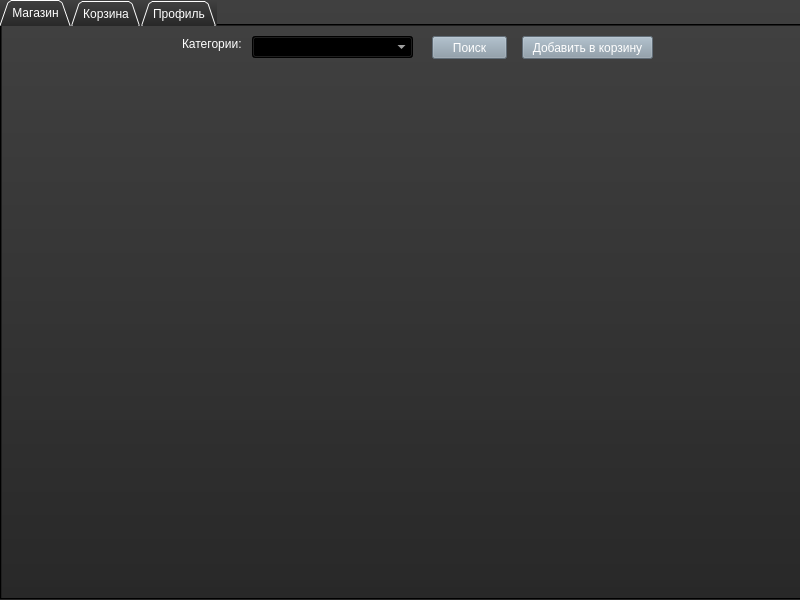
<?xml version="1.0" encoding="UTF-8"?>
<ui version="4.0">
 <class>MainWindow</class>
 <widget class="QMainWindow" name="MainWindow">
  <property name="geometry">
   <rect>
    <x>0</x>
    <y>0</y>
    <width>800</width>
    <height>600</height>
   </rect>
  </property>
  <property name="minimumSize">
   <size>
    <width>800</width>
    <height>600</height>
   </size>
  </property>
  <property name="maximumSize">
   <size>
    <width>800</width>
    <height>600</height>
   </size>
  </property>
  <property name="windowTitle">
   <string>MainWindow</string>
  </property>
  <property name="styleSheet">
   <string notr="true">background-color: qlineargradient(spread:pad, x1:0, y1:0, x2:0, y2:1, stop:0 rgba(64, 64, 64, 255), stop:1 rgba(40, 40, 40, 255));</string>
  </property>
  <widget class="QWidget" name="centralwidget">
   <property name="styleSheet">
    <string notr="true">color: rgb(255, 255, 255);
background-color: rgba(0, 0, 0, 0);</string>
   </property>
   <widget class="QTabWidget" name="tabWidget">
    <property name="enabled">
     <bool>true</bool>
    </property>
    <property name="geometry">
     <rect>
      <x>0</x>
      <y>0</y>
      <width>802</width>
      <height>600</height>
     </rect>
    </property>
    <property name="layoutDirection">
     <enum>Qt::LeftToRight</enum>
    </property>
    <property name="autoFillBackground">
     <bool>false</bool>
    </property>
    <property name="styleSheet">
     <string notr="true">background-color: qlineargradient(spread:pad, x1:0, y1:0, x2:0, y2:1, stop:0 rgba(64, 64, 64, 255), stop:1 rgba(40, 40, 40, 255));
color: rgb(255, 255, 255);
</string>
    </property>
    <property name="tabPosition">
     <enum>QTabWidget::North</enum>
    </property>
    <property name="tabShape">
     <enum>QTabWidget::Triangular</enum>
    </property>
    <property name="currentIndex">
     <number>0</number>
    </property>
    <property name="documentMode">
     <bool>false</bool>
    </property>
    <property name="tabsClosable">
     <bool>false</bool>
    </property>
    <property name="movable">
     <bool>false</bool>
    </property>
    <property name="tabBarAutoHide">
     <bool>false</bool>
    </property>
    <widget class="QWidget" name="tab_market">
     <attribute name="icon">
      <iconset>
       <normaloff>../icons/shop_icon_white.png</normaloff>../icons/shop_icon_white.png</iconset>
     </attribute>
     <attribute name="title">
      <string>Магазин</string>
     </attribute>
     <widget class="QPushButton" name="btn_search">
      <property name="geometry">
       <rect>
        <x>430</x>
        <y>10</y>
        <width>75</width>
        <height>23</height>
       </rect>
      </property>
      <property name="styleSheet">
       <string notr="true">background-color: rgb(136, 153, 166);
</string>
      </property>
      <property name="text">
       <string>Поиск</string>
      </property>
      <property name="icon">
       <iconset>
        <normaloff>../icons/search_icon.png</normaloff>../icons/search_icon.png</iconset>
      </property>
     </widget>
     <widget class="QComboBox" name="cmb_categories">
      <property name="enabled">
       <bool>true</bool>
      </property>
      <property name="geometry">
       <rect>
        <x>250</x>
        <y>10</y>
        <width>161</width>
        <height>22</height>
       </rect>
      </property>
      <property name="styleSheet">
       <string notr="true"/>
      </property>
     </widget>
     <widget class="QTableWidget" name="tableWidget_market">
      <property name="enabled">
       <bool>true</bool>
      </property>
      <property name="geometry">
       <rect>
        <x>-1</x>
        <y>40</y>
        <width>800</width>
        <height>541</height>
       </rect>
      </property>
      <property name="acceptDrops">
       <bool>false</bool>
      </property>
      <property name="styleSheet">
       <string notr="true">background-color: rgba(0, 0, 0, 0);</string>
      </property>
      <property name="editTriggers">
       <set>QAbstractItemView::NoEditTriggers</set>
      </property>
      <property name="rowCount">
       <number>0</number>
      </property>
     </widget>
     <widget class="QLabel" name="label">
      <property name="geometry">
       <rect>
        <x>180</x>
        <y>10</y>
        <width>61</width>
        <height>16</height>
       </rect>
      </property>
      <property name="styleSheet">
       <string notr="true">color: rgb(255, 255, 255);
background-color: rgba(0, 0, 0, 0);</string>
      </property>
      <property name="text">
       <string>Категории:</string>
      </property>
     </widget>
     <widget class="QPushButton" name="btn_add_to_basket">
      <property name="geometry">
       <rect>
        <x>520</x>
        <y>10</y>
        <width>131</width>
        <height>23</height>
       </rect>
      </property>
      <property name="styleSheet">
       <string notr="true">background-color: rgb(136, 153, 166);</string>
      </property>
      <property name="text">
       <string>Добавить в корзину</string>
      </property>
      <property name="icon">
       <iconset>
        <normaloff>../icons/basket_icon.png</normaloff>../icons/basket_icon.png</iconset>
      </property>
     </widget>
    </widget>
    <widget class="QWidget" name="tab_basket">
     <attribute name="icon">
      <iconset>
       <normaloff>../icons/basket_icon_white.png</normaloff>../icons/basket_icon_white.png</iconset>
     </attribute>
     <attribute name="title">
      <string>Корзина</string>
     </attribute>
     <widget class="QTableWidget" name="tableWidget_basket">
      <property name="geometry">
       <rect>
        <x>20</x>
        <y>70</y>
        <width>511</width>
        <height>351</height>
       </rect>
      </property>
      <property name="styleSheet">
       <string notr="true">background-color: rgba(0, 0, 0, 0);</string>
      </property>
      <property name="editTriggers">
       <set>QAbstractItemView::NoEditTriggers</set>
      </property>
     </widget>
     <widget class="QLabel" name="label_2">
      <property name="geometry">
       <rect>
        <x>30</x>
        <y>40</y>
        <width>51</width>
        <height>16</height>
       </rect>
      </property>
      <property name="styleSheet">
       <string notr="true">color: rgb(255, 255, 255);
background-color: rgba(0, 0, 0, 0);</string>
      </property>
      <property name="text">
       <string>Корзина:</string>
      </property>
     </widget>
     <widget class="QPushButton" name="btn_order">
      <property name="geometry">
       <rect>
        <x>550</x>
        <y>400</y>
        <width>75</width>
        <height>23</height>
       </rect>
      </property>
      <property name="styleSheet">
       <string notr="true">background-color: rgb(136, 153, 166);</string>
      </property>
      <property name="text">
       <string>Оформить</string>
      </property>
     </widget>
     <widget class="QPushButton" name="btn_delete">
      <property name="geometry">
       <rect>
        <x>550</x>
        <y>360</y>
        <width>75</width>
        <height>23</height>
       </rect>
      </property>
      <property name="styleSheet">
       <string notr="true">background-color: rgb(136, 153, 166);</string>
      </property>
      <property name="text">
       <string>Удалить</string>
      </property>
     </widget>
     <widget class="QPushButton" name="btn_reset">
      <property name="geometry">
       <rect>
        <x>550</x>
        <y>320</y>
        <width>75</width>
        <height>23</height>
       </rect>
      </property>
      <property name="styleSheet">
       <string notr="true">background-color: rgb(136, 153, 166);</string>
      </property>
      <property name="text">
       <string>Сбросить</string>
      </property>
     </widget>
     <widget class="QLabel" name="label_3">
      <property name="geometry">
       <rect>
        <x>20</x>
        <y>440</y>
        <width>47</width>
        <height>13</height>
       </rect>
      </property>
      <property name="styleSheet">
       <string notr="true">color: rgb(255, 255, 255);
background-color: rgba(0, 0, 0, 0);</string>
      </property>
      <property name="text">
       <string>Итого:</string>
      </property>
     </widget>
     <widget class="QLineEdit" name="lineEdit_total">
      <property name="geometry">
       <rect>
        <x>80</x>
        <y>440</y>
        <width>113</width>
        <height>20</height>
       </rect>
      </property>
      <property name="styleSheet">
       <string notr="true">background-color: rgba(0, 0, 0, 0);</string>
      </property>
      <property name="readOnly">
       <bool>true</bool>
      </property>
     </widget>
    </widget>
    <widget class="QWidget" name="tab_profile">
     <attribute name="icon">
      <iconset>
       <normaloff>../icons/account_icon_white.png</normaloff>../icons/account_icon_white.png</iconset>
     </attribute>
     <attribute name="title">
      <string>Профиль</string>
     </attribute>
     <widget class="QLabel" name="label_4">
      <property name="geometry">
       <rect>
        <x>30</x>
        <y>30</y>
        <width>47</width>
        <height>13</height>
       </rect>
      </property>
      <property name="styleSheet">
       <string notr="true">color: rgb(255, 255, 255);
background-color: rgba(0, 0, 0, 0);</string>
      </property>
      <property name="text">
       <string>Имя:</string>
      </property>
     </widget>
     <widget class="QLineEdit" name="lineEdit_name">
      <property name="geometry">
       <rect>
        <x>140</x>
        <y>30</y>
        <width>113</width>
        <height>20</height>
       </rect>
      </property>
      <property name="styleSheet">
       <string notr="true">background-color: rgba(0, 0, 0, 0);</string>
      </property>
      <property name="readOnly">
       <bool>true</bool>
      </property>
     </widget>
     <widget class="QLabel" name="label_5">
      <property name="geometry">
       <rect>
        <x>30</x>
        <y>70</y>
        <width>101</width>
        <height>16</height>
       </rect>
      </property>
      <property name="styleSheet">
       <string notr="true">color: rgb(255, 255, 255);
background-color: rgba(0, 0, 0, 0);</string>
      </property>
      <property name="text">
       <string>Банковская карта:</string>
      </property>
     </widget>
     <widget class="QLineEdit" name="lineEdit_card">
      <property name="geometry">
       <rect>
        <x>140</x>
        <y>70</y>
        <width>133</width>
        <height>20</height>
       </rect>
      </property>
      <property name="styleSheet">
       <string notr="true">background-color: rgba(0, 0, 0, 0);</string>
      </property>
      <property name="readOnly">
       <bool>true</bool>
      </property>
     </widget>
     <widget class="QPushButton" name="btn_link_card">
      <property name="geometry">
       <rect>
        <x>290</x>
        <y>70</y>
        <width>75</width>
        <height>23</height>
       </rect>
      </property>
      <property name="styleSheet">
       <string notr="true">background-color: rgb(136, 153, 166);</string>
      </property>
      <property name="text">
       <string>Привязать</string>
      </property>
     </widget>
     <widget class="QLabel" name="label_6">
      <property name="geometry">
       <rect>
        <x>30</x>
        <y>110</y>
        <width>91</width>
        <height>16</height>
       </rect>
      </property>
      <property name="styleSheet">
       <string notr="true">color: rgb(255, 255, 255);
background-color: rgba(0, 0, 0, 0);</string>
      </property>
      <property name="text">
       <string>Номер телефона:</string>
      </property>
     </widget>
     <widget class="QLineEdit" name="lineEdit_phone">
      <property name="geometry">
       <rect>
        <x>140</x>
        <y>110</y>
        <width>133</width>
        <height>20</height>
       </rect>
      </property>
      <property name="styleSheet">
       <string notr="true">background-color: rgba(0, 0, 0, 0);</string>
      </property>
      <property name="readOnly">
       <bool>true</bool>
      </property>
     </widget>
     <widget class="QPushButton" name="btn_link_phone">
      <property name="geometry">
       <rect>
        <x>290</x>
        <y>110</y>
        <width>75</width>
        <height>23</height>
       </rect>
      </property>
      <property name="styleSheet">
       <string notr="true">background-color: rgb(136, 153, 166);</string>
      </property>
      <property name="text">
       <string>Привязать</string>
      </property>
     </widget>
     <widget class="QLabel" name="lbl_card_error">
      <property name="geometry">
       <rect>
        <x>460</x>
        <y>72</y>
        <width>211</width>
        <height>16</height>
       </rect>
      </property>
      <property name="styleSheet">
       <string notr="true">color: rgb(255, 255, 255);
background-color: rgba(0, 0, 0, 0);</string>
      </property>
      <property name="text">
       <string/>
      </property>
     </widget>
     <widget class="QLabel" name="lbl_phone_error">
      <property name="geometry">
       <rect>
        <x>460</x>
        <y>112</y>
        <width>211</width>
        <height>16</height>
       </rect>
      </property>
      <property name="styleSheet">
       <string notr="true">color: rgb(255, 255, 255);
background-color: rgba(0, 0, 0, 0);</string>
      </property>
      <property name="text">
       <string/>
      </property>
     </widget>
     <widget class="QPushButton" name="btn_delete_card">
      <property name="geometry">
       <rect>
        <x>380</x>
        <y>70</y>
        <width>61</width>
        <height>23</height>
       </rect>
      </property>
      <property name="styleSheet">
       <string notr="true">background-color: rgb(136, 153, 166);</string>
      </property>
      <property name="text">
       <string>Удалить</string>
      </property>
     </widget>
     <widget class="QPushButton" name="btn_delete_phone">
      <property name="geometry">
       <rect>
        <x>380</x>
        <y>110</y>
        <width>61</width>
        <height>23</height>
       </rect>
      </property>
      <property name="styleSheet">
       <string notr="true">background-color: rgb(136, 153, 166);</string>
      </property>
      <property name="text">
       <string>Удалить</string>
      </property>
     </widget>
    </widget>
   </widget>
  </widget>
 </widget>
 <resources/>
 <connections/>
</ui>
